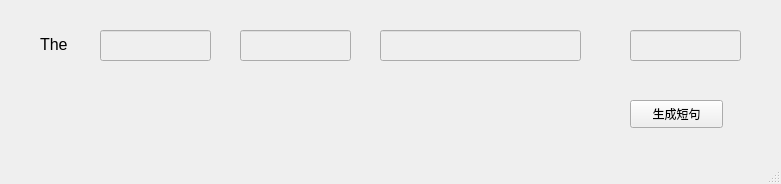
<?xml version="1.0" encoding="UTF-8"?>
<ui version="4.0">
 <class>MainWindow</class>
 <widget class="QMainWindow" name="MainWindow">
  <property name="enabled">
   <bool>true</bool>
  </property>
  <property name="geometry">
   <rect>
    <x>0</x>
    <y>0</y>
    <width>781</width>
    <height>184</height>
   </rect>
  </property>
  <property name="windowTitle">
   <string>MainWindow</string>
  </property>
  <widget class="QWidget" name="centralwidget">
   <widget class="QLabel" name="label">
    <property name="geometry">
     <rect>
      <x>40</x>
      <y>34</y>
      <width>51</width>
      <height>21</height>
     </rect>
    </property>
    <property name="font">
     <font>
      <pointsize>12</pointsize>
     </font>
    </property>
    <property name="text">
     <string>The </string>
    </property>
   </widget>
   <widget class="QLineEdit" name="adjectiveLine">
    <property name="enabled">
     <bool>false</bool>
    </property>
    <property name="geometry">
     <rect>
      <x>100</x>
      <y>30</y>
      <width>111</width>
      <height>31</height>
     </rect>
    </property>
    <property name="font">
     <font>
      <pointsize>12</pointsize>
     </font>
    </property>
    <property name="readOnly">
     <bool>true</bool>
    </property>
   </widget>
   <widget class="QLineEdit" name="nounLine">
    <property name="enabled">
     <bool>false</bool>
    </property>
    <property name="geometry">
     <rect>
      <x>240</x>
      <y>30</y>
      <width>111</width>
      <height>31</height>
     </rect>
    </property>
    <property name="font">
     <font>
      <pointsize>12</pointsize>
     </font>
    </property>
    <property name="readOnly">
     <bool>true</bool>
    </property>
   </widget>
   <widget class="QLineEdit" name="advSLine">
    <property name="enabled">
     <bool>false</bool>
    </property>
    <property name="geometry">
     <rect>
      <x>380</x>
      <y>30</y>
      <width>201</width>
      <height>31</height>
     </rect>
    </property>
    <property name="font">
     <font>
      <pointsize>12</pointsize>
     </font>
    </property>
    <property name="readOnly">
     <bool>true</bool>
    </property>
   </widget>
   <widget class="QLineEdit" name="lvLine">
    <property name="enabled">
     <bool>false</bool>
    </property>
    <property name="geometry">
     <rect>
      <x>630</x>
      <y>30</y>
      <width>111</width>
      <height>31</height>
     </rect>
    </property>
    <property name="font">
     <font>
      <pointsize>12</pointsize>
     </font>
    </property>
    <property name="readOnly">
     <bool>true</bool>
    </property>
   </widget>
   <widget class="QPushButton" name="btnCreate">
    <property name="enabled">
     <bool>true</bool>
    </property>
    <property name="geometry">
     <rect>
      <x>630</x>
      <y>100</y>
      <width>93</width>
      <height>28</height>
     </rect>
    </property>
    <property name="text">
     <string>生成短句</string>
    </property>
   </widget>
  </widget>
  <widget class="QMenuBar" name="menubar">
   <property name="geometry">
    <rect>
     <x>0</x>
     <y>0</y>
     <width>781</width>
     <height>26</height>
    </rect>
   </property>
  </widget>
  <widget class="QStatusBar" name="statusbar"/>
 </widget>
 <resources/>
 <connections/>
</ui>
